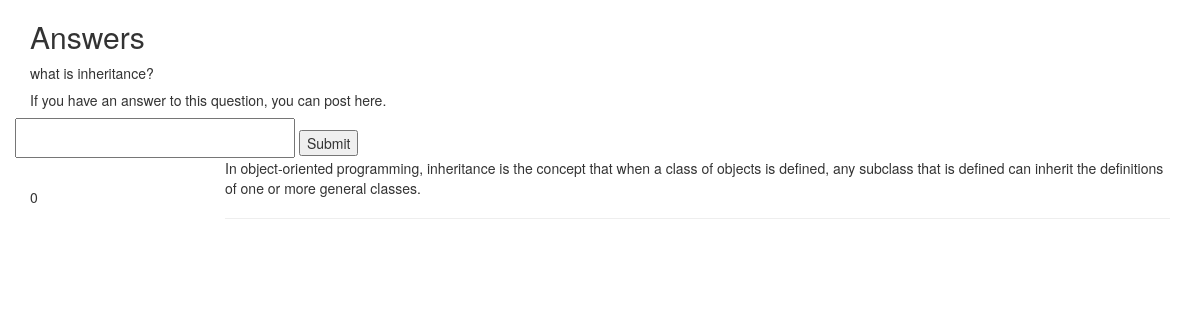
Page /2/4/JavaAnswers on the committed database.
### questionsdb.py (models this page shows, shortened)
class Questions(Base):
    __tablename__ = 'questions'
    id = Column(Integer, primary_key = True, autoincrement=True)
    question = Column(String(100))
    course_name=Column(String(100))
    cid= Column(Integer)

class Answers(Base):
    __tablename__ = 'answers'
    course_id = Column(Integer)
    ans_id = Column(Integer)
    answer = Column(String(100), primary_key = True)
    upvotes = Column(Integer)
    downvotes = Column(Integer)

### main.py (the view)
@app.route("/<int:course>/<int:question>/JavaAnswers", methods=['GET','POST'])
def JavaAnswers(course,question):
    q=''
    ans_id=question
    ans=''
    if request.method == 'POST':
        try:
            print('in try')
            q=dbsession.query(Questions).get(question)
            print(q.id)
            obj=Answers(course,ans_id,request.form['answer'],0,0)
            print(obj.ans_id)
            print(obj.answer)
            obj.insertion()
            ans=dbsession.query(Answers).filter_by(course_id=course,ans_id=ans_id).all()
            return render_template('JavaAnswers.html',q1=q,a=ans)
        except:
            print 'abc'
    else:
        q=dbsession.query(Questions).filter_by(id=question).one()
        ans=dbsession.query(Answers).filter_by(course_id=course,ans_id=ans_id).all()
    return render_template('JavaAnswers.html',q1=q,a=ans)

### templates/JavaAnswers.html (shortened to what this page needs)
<!DOCTYPE html>
<html>
<head>
  <link href="css/bootstrap.min.css" rel="stylesheet">
</head>
<body>
  <div class="container">
    <div class="row">
      <div class="col-md-12">
        <div class="questionbox">
          <h2>Answers</h2>
          {{q1.question}}
          <h5>If you have an answer to this question, you can post here. </h5>
        </div>
      </div>
    </div>
      <div class="row">
        <div class="col-md-12">
          <div class="questionarea">
            <div class="row">
              <form method="post">
              <input type="text" name="answer" style="font-size: 18pt; height: 40px; width:280px;"  value="">
              <input type="submit">
            </form>
          </div>
        </div>
      </div>
    </div>
    <div class="answersbox">
        {% for entries in a %}
        <div class="row">
          <div class="col-md-2">
            <span class="vote" id="vote"><a href='{{url_for('Upvotes', question=q1.id, posts = entries.ans_id ) }}' ></a></span>
            <div class="count" id="count">{{entries.upvotes}}</div>
            <span class="downvote" id="downvote"><a href='{{url_for('Downvotes', question=q1.id, posts = entries.ans_id ) }}' ></a></span>
          </div>
          <div class="col-md-10">
          {{entries.answer}}<hr>
          </div>
          </div>
          {% endfor %}
  </div>
</div>
</body>
</html>

### templates/JavaAnswers.html (style rules this page uses)
.vote { display: inline-block; overflow: hidden; width: 40px; height: 25px; cursor: pointer; background: url('http://i.stack.imgur.com/iqN2k.png'); background-position: 0 -25px; }
.downvote { background : url('http://i.imgur.com/DdDtGWS.png'); display: inline-block; overflow: hidden; width: 40px; height: 25px; cursor: pointer; background-position: 0 0px; }

### rows in the picture
Questions: question "what is inheritance?"
Answers: upvotes "0", answer "In object-oriented programming, inheritance is the concept that when a class of objects is defined, any subclass that is defined can inherit the definitions of one or more general classes."
